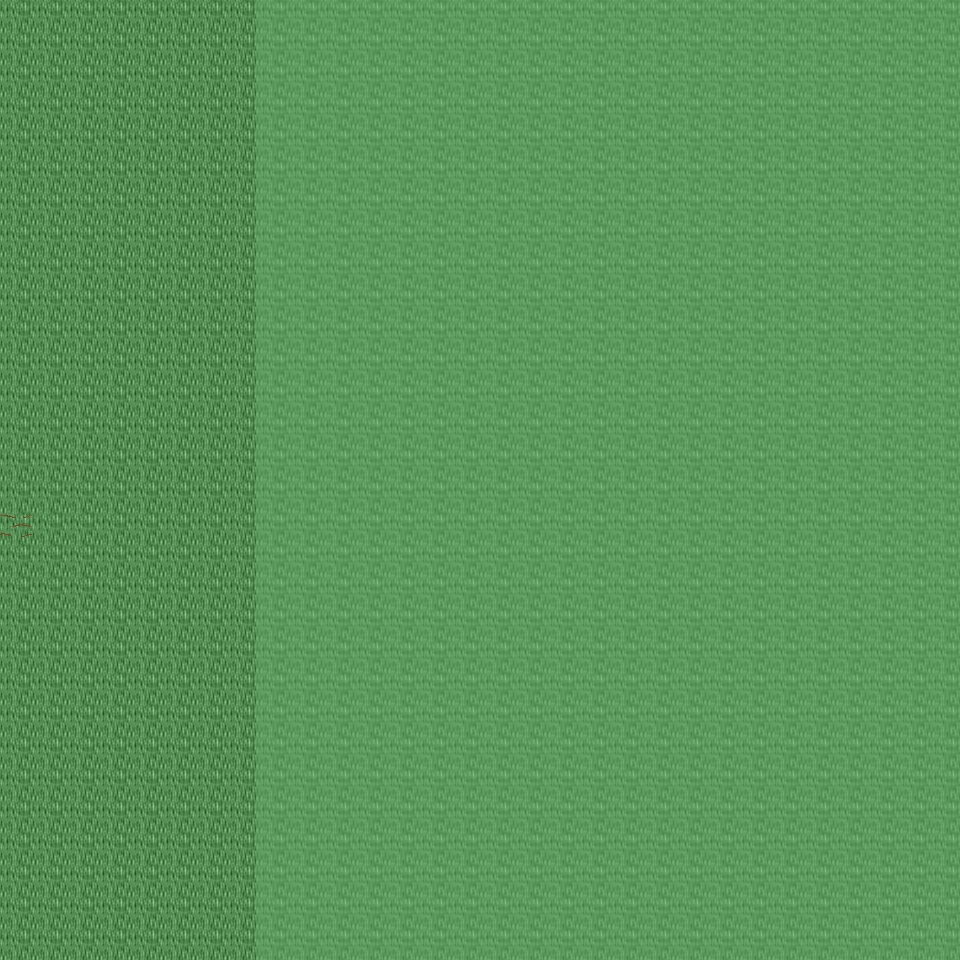

This game map was drawn from its Tiled (.tmx) file and the tilesets committed beside it. A one-line description and the trimmed map source follow:
An orthogonal 30x30 tile map with 32x32 px tiles, 6 tile layers (Ground, Object, Object2, Above, ...), 42 tilesets and 3 objects (3x mapchange).

<map version="1.0" orientation="orthogonal" renderorder="right-down" width="30" height="30" tilewidth="32" tileheight="32" nextobjectid="4">
  <tileset firstgid="1" name="tileset_ground_ground" tilewidth="32" tileheight="32" tilecount="33" columns="3">
    <image source="../drawable/tileset_ground_ground.png" width="96" height="352" />
  </tileset>
  <tileset firstgid="34" name="tileset_building_castle" tilewidth="32" tileheight="32" tilecount="320" columns="20">
    <image source="../drawable/tileset_building_castle.png" width="640" height="512" />
  </tileset>
  <tileset firstgid="354" name="tileset_furniture_carpet_carpets_2" tilewidth="32" tileheight="32" tilecount="20" columns="4">
    <image source="../drawable/tileset_furniture_carpet_carpets_2.png" width="128" height="160" />
  </tileset>
  <tileset firstgid="374" name="tileset_ground_indoor_tiles" tilewidth="32" tileheight="32" tilecount="8" columns="2">
    <image source="../drawable/tileset_ground_indoor_tiles.png" width="64" height="128" />
  </tileset>
  <tileset firstgid="382" name="tileset_building_entrance_int_iron_bars" tilewidth="32" tileheight="32" tilecount="12" columns="3">
    <image source="../drawable/tileset_building_entrance_int_iron_bars.png" width="96" height="128" />
  </tileset>
  <tileset firstgid="394" name="tileset_plant_bush_hedge" tilewidth="32" tileheight="32" tilecount="35" columns="5">
    <image source="../drawable/tileset_plant_bush_hedge.png" width="160" height="224" />
  </tileset>
  <tileset firstgid="429" name="tileset_building_church" tilewidth="32" tileheight="32" tilecount="56" columns="8">
    <image source="../drawable/tileset_building_church.png" width="256" height="224" />
  </tileset>
  <tileset firstgid="485" name="tileset_logic_collision" tilewidth="32" tileheight="32" tilecount="1" columns="1">
    <image source="../drawable/tileset_logic_collision.png" width="32" height="32" />
  </tileset>
  <tileset firstgid="486" name="tileset_logic_item_vegetable" tilewidth="32" tileheight="32" tilecount="16" columns="8">
    <image source="../drawable/tileset_logic_item_vegetable.png" width="256" height="64" />
  </tileset>
  <tileset firstgid="502" name="tileset_ground_rock_rocks" tilewidth="32" tileheight="32" tilecount="4" columns="2">
    <image source="../drawable/tileset_ground_rock_rocks.png" width="64" height="64" />
  </tileset>
  <tileset firstgid="506" name="tileset_item_corpse_huge_animal" tilewidth="32" tileheight="32" tilecount="16" columns="2">
    <image source="../drawable/tileset_item_corpse_huge_animal.png" width="64" height="256" />
  </tileset>
  <tileset firstgid="522" name="tileset_plant_tree_dead_tree_4" tilewidth="32" tileheight="32" tilecount="20" columns="4">
    <image source="../drawable/tileset_plant_tree_dead_tree_4.png" width="128" height="160" />
  </tileset>
  <tileset firstgid="542" name="tileset_plant_tree_dead_tree_2" tilewidth="32" tileheight="32" tilecount="20" columns="4">
    <image source="../drawable/tileset_plant_tree_dead_tree_2.png" width="128" height="160" />
  </tileset>
  <tileset firstgid="562" name="tileset_item_gothic_headstone_2" tilewidth="32" tileheight="32" tilecount="3" columns="1">
    <image source="../drawable/tileset_item_gothic_headstone_2.png" width="32" height="96" />
  </tileset>
  <tileset firstgid="565" name="tileset_building_house_3" tilewidth="32" tileheight="32" tilecount="48" columns="6">
    <image source="../drawable/tileset_building_house_3.png" width="192" height="256" />
  </tileset>
  <tileset firstgid="613" name="tileset_object_scarecrow" tilewidth="32" tileheight="32" tilecount="2" columns="1">
    <image source="../drawable/tileset_object_scarecrow.png" width="32" height="64" />
  </tileset>
  <tileset firstgid="615" name="tileset_plant_tree_fall_trees" tilewidth="32" tileheight="32" tilecount="40" columns="8">
    <image source="../drawable/tileset_plant_tree_fall_trees.png" width="256" height="160" />
  </tileset>
  <tileset firstgid="655" name="tileset_building_decoration_orbpedestal" tilewidth="32" tileheight="32" tilecount="2" columns="1">
    <image source="../drawable/tileset_building_decoration_orbpedestal.png" width="32" height="64" />
  </tileset>
  <tileset firstgid="657" name="tileset_ground_rock_rocks_3" tilewidth="32" tileheight="32" tilecount="16" columns="4">
    <image source="../drawable/tileset_ground_rock_rocks_3.png" width="128" height="128" />
  </tileset>
  <tileset firstgid="673" name="tileset_plant_tree_chestnut_tree" tilewidth="32" tileheight="32" tilecount="20" columns="4">
    <image source="../drawable/tileset_plant_tree_chestnut_tree.png" width="128" height="160" />
  </tileset>
  <tileset firstgid="693" name="tileset_plant_stump_hollow_logs" tilewidth="32" tileheight="32" tilecount="6" columns="3">
    <image source="../drawable/tileset_plant_stump_hollow_logs.png" width="96" height="64" />
  </tileset>
  <tileset firstgid="699" name="tileset_ground_grass_edges" tilewidth="32" tileheight="32" tilecount="36" columns="12">
    <image source="../drawable/tileset_ground_grass_edges.png" width="384" height="96" />
  </tileset>
  <tileset firstgid="735" name="tileset_ground_grass_corners" tilewidth="32" tileheight="32" tilecount="24" columns="6">
    <image source="../drawable/tileset_ground_grass_corners.png" width="192" height="128" />
  </tileset>
  <tileset firstgid="759" name="tileset_ground_water_pool" tilewidth="32" tileheight="32" tilecount="72" columns="3">
    <image source="../drawable/tileset_ground_water_pool.png" width="96" height="768" />
  </tileset>
  <tileset firstgid="831" name="tileset_ground_earth_edges" tilewidth="32" tileheight="32" tilecount="18" columns="6">
    <image source="../drawable/tileset_ground_earth_edges.png" width="192" height="96" />
  </tileset>
  <tileset firstgid="849" name="tileset_plant_leaves" tilewidth="32" tileheight="32" tilecount="8" columns="4">
    <image source="../drawable/tileset_plant_leaves.png" width="128" height="64" />
  </tileset>
  <tileset firstgid="857" name="tileset_object_well_hoist" tilewidth="32" tileheight="32" tilecount="9" columns="3">
    <image source="../drawable/tileset_object_well_hoist.png" width="96" height="96" />
  </tileset>
  <tileset firstgid="866" name="tileset_building_stairs_grey_stone_stairs_down" tilewidth="32" tileheight="32" tilecount="6" columns="3">
    <image source="../drawable/tileset_building_stairs_grey_stone_stairs_down.png" width="96" height="64" />
  </tileset>
  <tileset firstgid="872" name="tileset_ground_green_paving" tilewidth="32" tileheight="32" tilecount="18" columns="3">
    <image source="../drawable/tileset_ground_green_paving.png" width="96" height="192" />
  </tileset>
  <tileset firstgid="890" name="tileset_plant_tree_tree_darkgreen" tilewidth="32" tileheight="32" tilecount="88" columns="8">
    <image source="../drawable/tileset_plant_tree_tree_darkgreen.png" width="256" height="352" />
  </tileset>
  <tileset firstgid="978" name="tileset_furniture_light_lamp_bronze" tilewidth="32" tileheight="32" tilecount="3" columns="1">
    <image source="../drawable/tileset_furniture_light_lamp_bronze.png" width="32" height="96" />
  </tileset>
  <tileset firstgid="981" name="tileset_plant_tree_pine_tree" tilewidth="32" tileheight="32" tilecount="20" columns="4">
    <image source="../drawable/tileset_plant_tree_pine_tree.png" width="128" height="160" />
  </tileset>
  <tileset firstgid="1001" name="tileset_plant_tree_pine_tree_1" tilewidth="32" tileheight="32" tilecount="20" columns="4">
    <image source="../drawable/tileset_plant_tree_pine_tree_1.png" width="128" height="160" />
  </tileset>
  <tileset firstgid="1021" name="tileset_furniture_chair_bench_wooden" tilewidth="32" tileheight="32" tilecount="8" columns="2">
    <image source="../drawable/tileset_furniture_chair_bench_wooden.png" width="64" height="128" />
  </tileset>
  <tileset firstgid="1029" name="tileset_plant_flower_flowers_mixed" tilewidth="32" tileheight="32" tilecount="16" columns="4">
    <image source="../drawable/tileset_plant_flower_flowers_mixed.png" width="128" height="128" />
  </tileset>
  <tileset firstgid="1045" name="tileset_building_thatched_roof_cottage1" tilewidth="32" tileheight="32" tilecount="20" columns="4">
    <image source="../drawable/tileset_building_thatched_roof_cottage1.png" width="128" height="160" />
  </tileset>
  <tileset firstgid="1065" name="tileset_item_blood_floor_stain" tilewidth="32" tileheight="32" tilecount="1" columns="1">
    <image source="../drawable/tileset_item_blood_floor_stain.png" width="32" height="32" />
  </tileset>
  <tileset firstgid="1066" name="tileset_item_firewood" tilewidth="32" tileheight="32" tilecount="12" columns="3">
    <image source="../drawable/tileset_item_firewood.png" width="96" height="128" />
  </tileset>
  <tileset firstgid="1078" name="tileset_item_gothic_headstone_1" tilewidth="32" tileheight="32" tilecount="1" columns="1">
    <image source="../drawable/tileset_item_gothic_headstone_1.png" width="32" height="32" />
  </tileset>
  <tileset firstgid="1079" name="tileset_item_gothic_tiny_headstone" tilewidth="32" tileheight="32" tilecount="1" columns="1">
    <image source="../drawable/tileset_item_gothic_tiny_headstone.png" width="32" height="32" />
  </tileset>
  <tileset firstgid="1080" name="tileset_plant_mosses" tilewidth="32" tileheight="32" tilecount="16" columns="4">
    <image source="../drawable/tileset_plant_mosses.png" width="128" height="128" />
  </tileset>
  <tileset firstgid="1096" name="tileset_building_fence_wooden_brown_fence" tilewidth="32" tileheight="32" tilecount="42" columns="7">
    <image source="../drawable/tileset_building_fence_wooden_brown_fence.png" width="224" height="192" />
  </tileset>
  <layer name="Ground" width="30" height="30">
    <data>[900 cells, 900 non-empty, 1 distinct tile ids]</data>
  </layer>
  <layer name="Object" width="30" height="30">
    <data>[900 cells, 41 non-empty, 11 distinct tile ids]</data>
  </layer>
  <layer name="Object2" width="30" height="30">
    <data>[900 cells, 0 non-empty, 0 distinct tile ids]</data>
  </layer>
  <layer name="Above" width="30" height="30">
    <data>[900 cells, 9 non-empty, 4 distinct tile ids]</data>
  </layer>
  <layer name="Above2" width="30" height="30">
    <data>[900 cells, 0 non-empty, 0 distinct tile ids]</data>
  </layer>
  <layer name="Walkable" width="30" height="30">
    <data>[900 cells, 660 non-empty, 1 distinct tile ids]</data>
  </layer>
  <objectgroup name="MapEvents">
    <object id="1" name="north" type="mapchange" x="0" y="0" width="256" height="32">
      <properties>
        <property name="map" value="0_ados_mountain_n2_w2_x4_y2" />
        <property name="place" value="south" />
      </properties>
    </object>
    <object id="2" name="south" type="mapchange" x="0" y="928" width="256" height="32">
      <properties>
        <property name="map" value="0_ados_mountain_n2_w2_x4_y4" />
        <property name="place" value="north" />
      </properties>
    </object>
    <object id="3" name="west" type="mapchange" x="0" y="0" width="32" height="960">
      <properties>
        <property name="map" value="0_ados_mountain_n2_w2_x3_y3" />
        <property name="place" value="east" />
      </properties>
    </object>
  </objectgroup>
</map>
